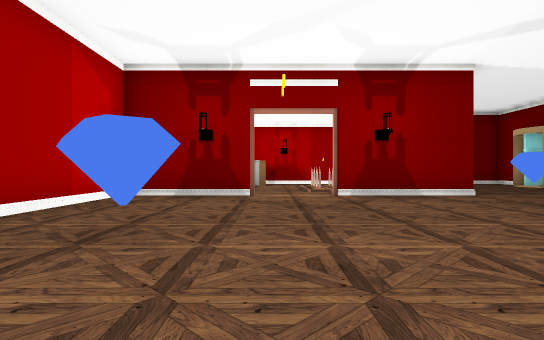
view 1 (above)

23 first-person views from a walk through a 3-D level made in the Unity game engine. The camera is 0.58 m above the floor, looks level and sees 80° across. Doors are open. The floor is counted in squares, 1 m on a side. Each view is taken from the middle of a square. On the plan, view 1 faces up. The plan holds only what a view shows up to about 9 squares ahead; the rest is blank. The place goes on beyond the plan. The player is left out. Some surface patterns are stand-ins.

view 2
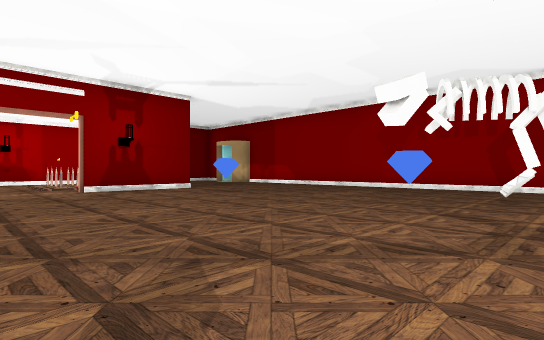

view 3
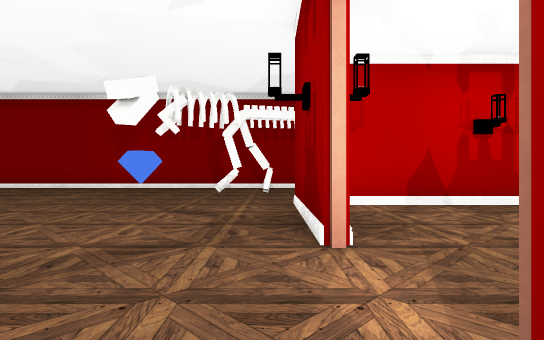

view 4
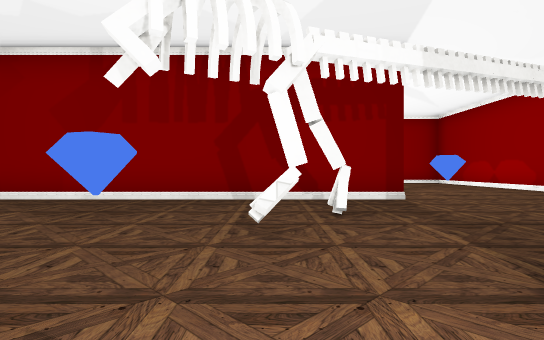

view 5
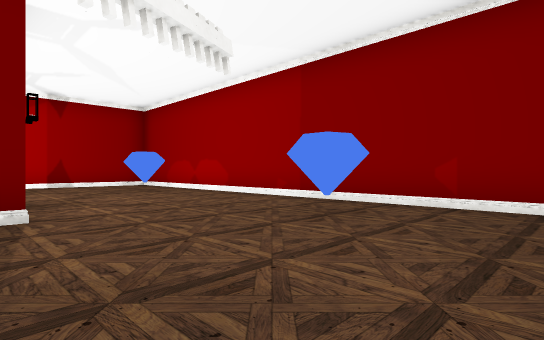

view 6
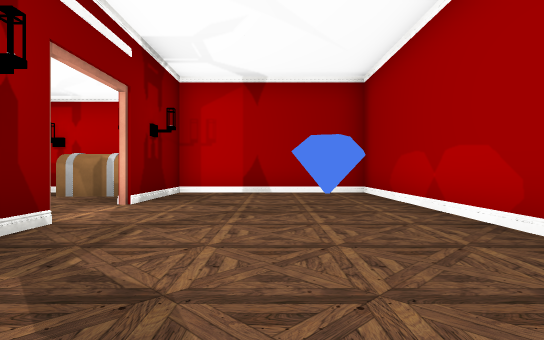

view 7
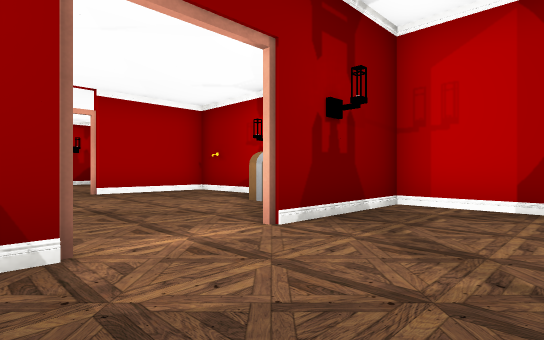

view 8
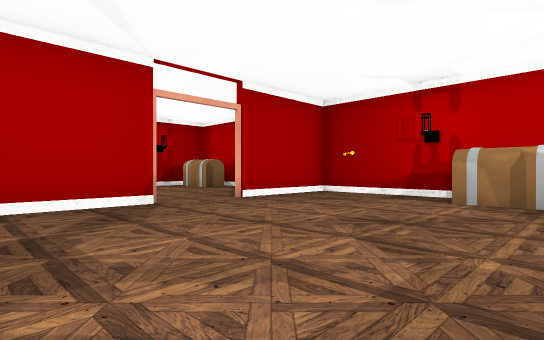

view 9
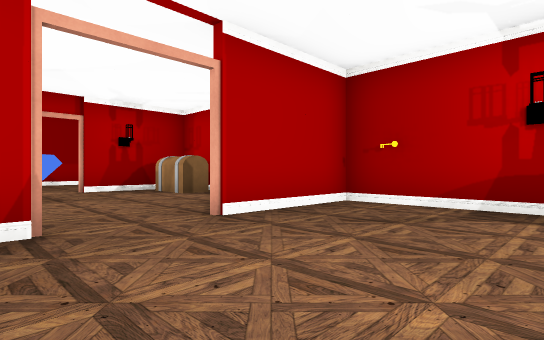

view 10
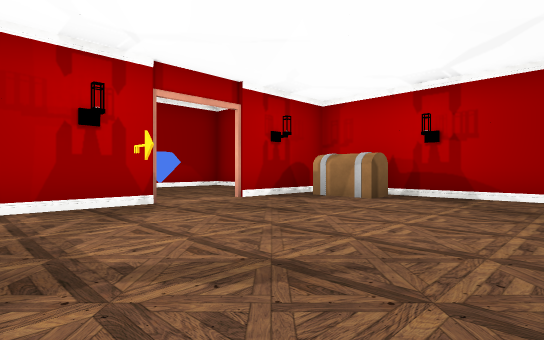

view 11
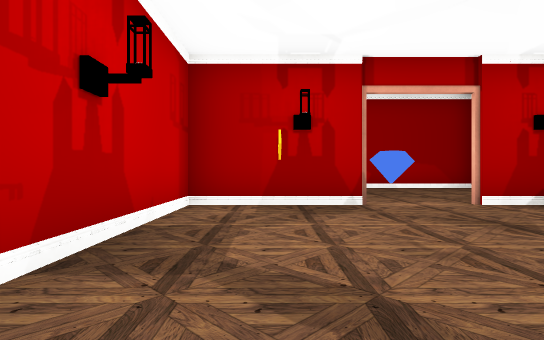

view 12
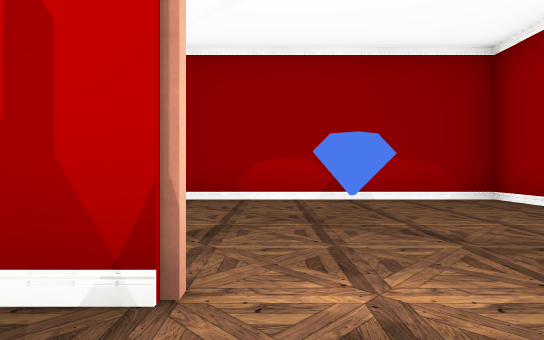

view 13
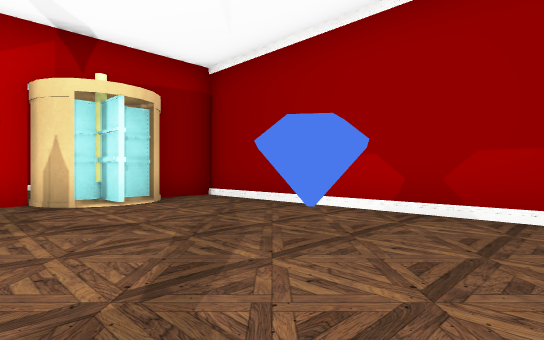

view 14
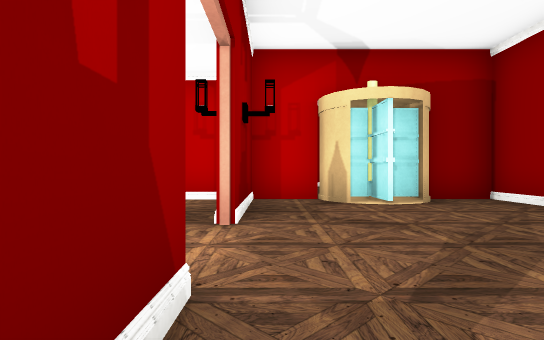

view 15
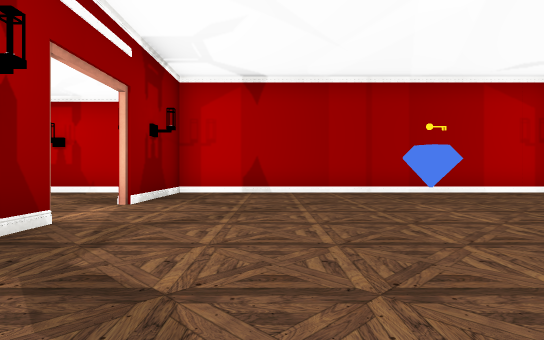

view 16
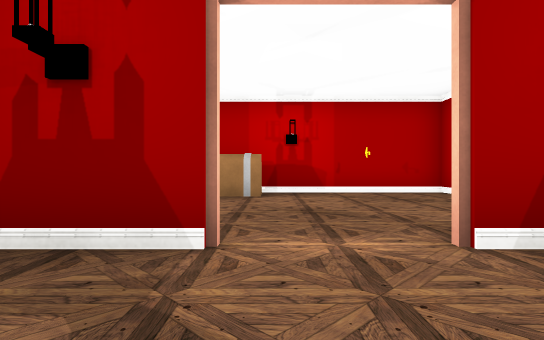

view 17
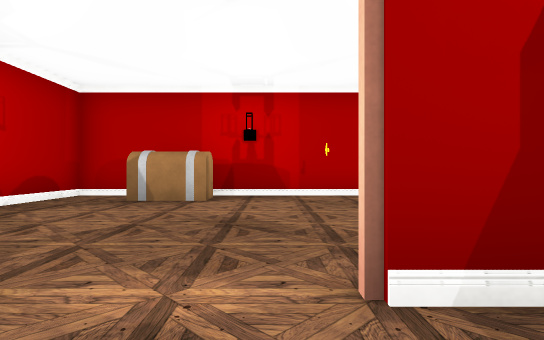

view 18
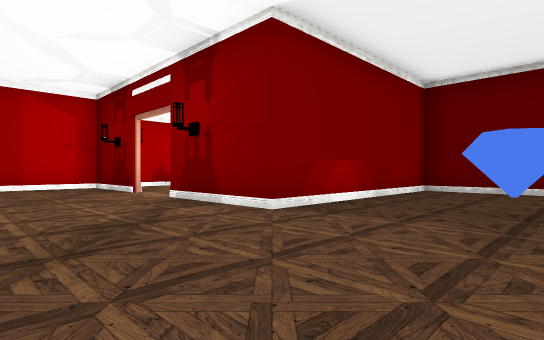

view 19
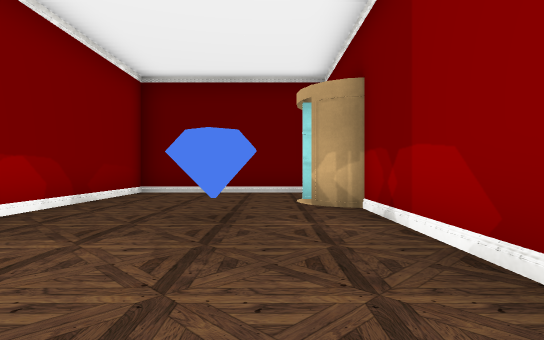

view 20
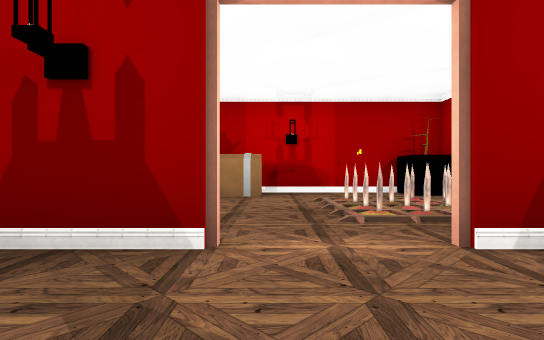

view 21
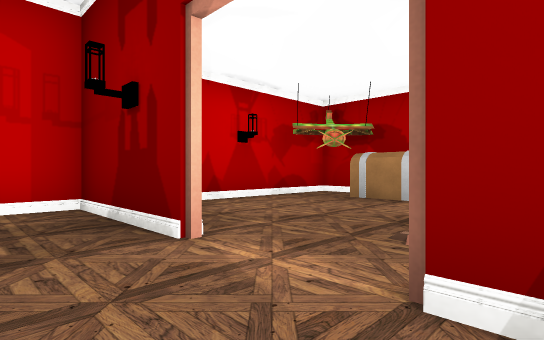

view 22
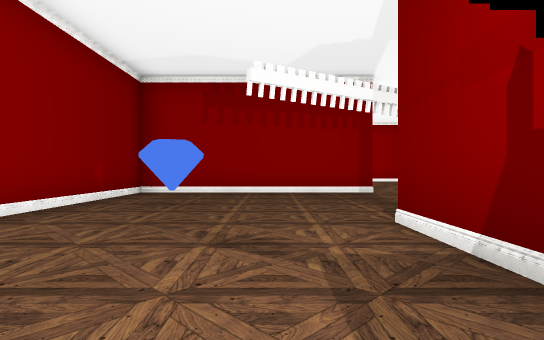

view 23
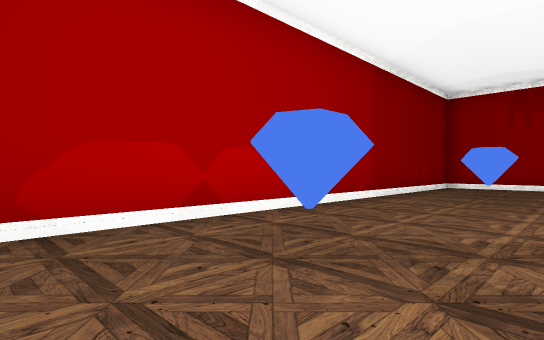

### Floor plan
Points are (right, up) in squares from view 1. A wall is a line through its corners. A room is listed if a view was taken in it or the views show most of it. See-through windows are left out.
Room 1 (views 1, 2, 3, 4, 5, 6, 7, 15, 16, 17, 18, 19, 20, 21, 22, 23)
walls: (1.4, -2.4) (4.6, -2.4) (4.6, -8.4) (17.4, -8.4) (17.4, -3.6) (14.4, -3.6); (9.4, 6.6) (9.4, 10); (12.6, -3.6) (9.4, -3.6) (9.4, 4.4); (-0.4, 7.4) (-3.4, 7.4) (-3.4, -2.4) (-0.4, -2.4); (8.9, 10.1) (8.6, 10.5); (4.6, 11.5) (4.6, 7.4) (1.4, 7.4); (8.9, 13.4) (5.5, 13.4)
ways out: open door at (13.5, -3.5) to room 2; open door at (0.5, -2.5) to room 5; opening at (4.5, 12.5); open door at (0.5, 7.5)
objects: other object (-2, 3) to (-1, 3); other object (6, -2) to (7, -1); other object (7, -7) to (8, -6); other object (7, 1) to (8, 2); other object (7, 9) to (8, 9); other object (13, -7) to (14, -7)
Room 2 (views 8, 9)
walls: (12.6, 2.4) (10.4, 2.4); (17.4, -1) (17.4, 2.4) (14.4, 2.4)
ways out: open door at (13.5, -3.5) to room 1; open door at (13.5, 2.5) to room 3
objects: chest (16, -3) to (17, -2)
Room 3 (views 10, 11, 12)
walls: (12.6, 8.4) (9.6, 8.4) (9.6, 4.6); (17.4, 3.6) (17.4, 6.5); (17, 8.4) (14.4, 8.4)
ways out: open door at (13.5, 2.5) to room 2; open door at (13.5, 8.5) to room 4
objects: key (11, 5); chest (16, 6) to (17, 8)
Room 4 (views 13, 14)
walls: (14.5, 8.6) (15.6, 8.6); (17.4, 12.2) (17.4, 13.4) (9.6, 13.4) (9.6, 11.4); (10.2, 10.2) (9.8, 10) (9.4, 9.9); (9.6, 11) (9.6, 8.6) (12.6, 8.6)
ways out: open door at (13.5, 8.5) to room 3
objects: other object (14, 11) to (14, 12)
Room 5 (no view inside)
walls: (-3.4, -7.9) (-3.4, -8.4) (1.4, -8.4); (-3.4, -3.9) (-3.4, -5.8); (3.2, -8.4) (4.4, -8.4) (4.4, -3.3)
ways out: open door at (0.5, -2.5) to room 1
objects: other object (-1, -7); chest (2, -8) to (3, -7)

Positions as (right, up) in squares from view 1, and headings:
1: (0, 0), facing up
2: (-1, -2), facing up-right
3: (-1, -2), facing right
4: (3, -1), facing right
5: (5, -3), facing down-right
6: (9, -6), facing right
7: (12, -6), facing up-right
8: (10, -3), facing up-right
9: (12, -1), facing up-right
10: (10, 3), facing up-right
11: (11, 3), facing up
12: (13, 7), facing up
13: (16, 9), facing up-left
14: (16, 9), facing left
15: (5, 0), facing left
16: (1, 0), facing down
17: (0, -1), facing down
18: (8, 4), facing up-left
19: (8, 5), facing up
20: (0, 5), facing up
21: (2, 6), facing up-left
22: (13, -5), facing left
23: (16, -5), facing down-left
